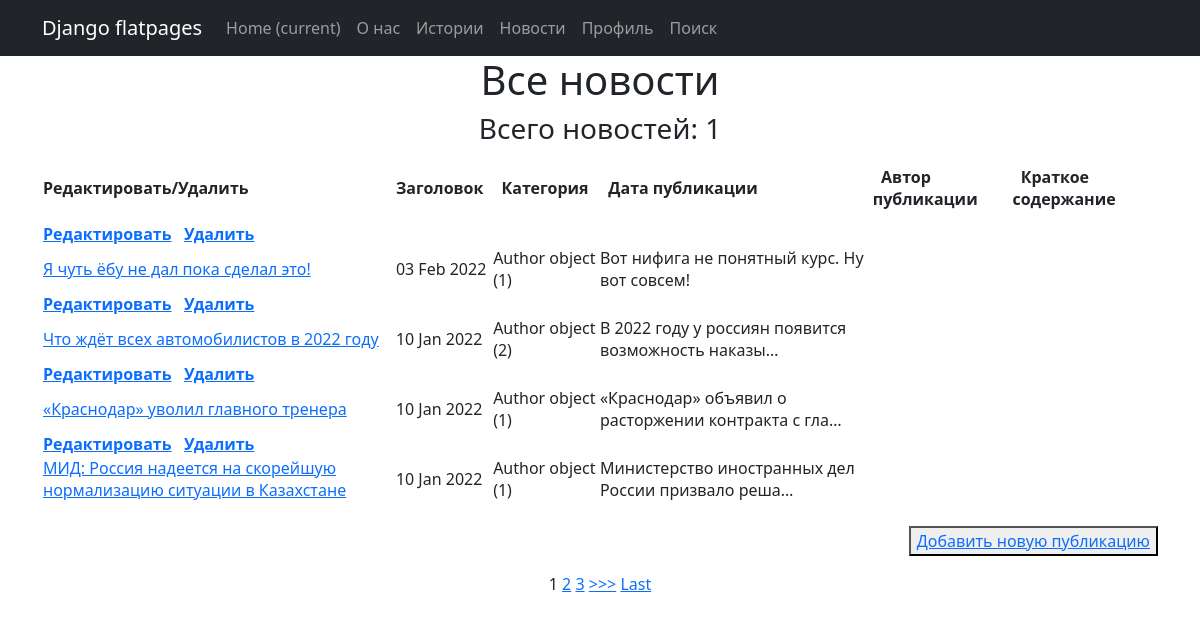
Page /post/ on the committed database.
### News/models.py (models this page shows, shortened)
class Post (models.Model):
    ARTICLE = 'AR'
    NEWS = 'NW'
    TYPES = [
        (ARTICLE, 'Статья'),
        (NEWS, 'новость'),
    ]
    ar_or_nw = models.CharField(max_length=2, choices=TYPES, default=NEWS)
    publish = models.DateTimeField(auto_now_add=True)
    title = models.CharField(max_length=255)
    body = models.TextField()
    rating_post = models.IntegerField(default=0)
    author = models.ForeignKey(Author, on_delete=models.CASCADE)
    category = models.ManyToManyField(Category, through='PostCategory')
    class Meta:
        verbose_name = 'Публикация'
        verbose_name_plural = 'Публикации'

class Author (models.Model):
    user = models.OneToOneField(User, on_delete=models.CASCADE)
    rating_author = models.IntegerField(default=0)
    class Meta:
        verbose_name = 'Автор'
        verbose_name_plural = 'Авторы'

### News/views.py (the view)
# urls.py: path('', PostList.as_view(), name='news'),
class PostList(ListView):
    model = Post
    template_name = 'news.html'
    context_object_name = 'news'
    paginate_by = 1
    queryset = Post.objects.order_by('-id')
    def get_context_data(self, **kwargs):
        context = super().get_context_data(**kwargs)
        context['time_now'] = datetime.utcnow()
        context['filter'] = PostFilter(self.request.GET, queryset=self.get_queryset())
        return context

### News/templatetags/custom_filters.py (called while the page is built)
@register.filter(name='censor')
def censor(text: str):
    words = text.split(' ')
    new_words = []
    for i, word in enumerate(words):
        match = re.match(f"^{'|'.join(STOP_LIST)}", word)
        if match is not None:
            new_words.append(''.join([random.choice(SYMBOLS)] * len(word)))
        else:
            new_words.append(word)
    return ' '.join(new_words)

### templates/news.html (shortened to what this page needs)
{% extends 'flatpages/default.html' %}
{% load custom_filters %}
{% block content %}
<h1>Все новости</h1>
<h3>Всего новостей: {{news|length}}</h3>
    {% if news %}
        <table>
            <tr>
                <td>
                  <b> Редактировать/Удалить &nbsp  </b>
              </td>
              <td>
                  <b> &nbsp Заголовок &nbsp </b>
              </td>
              <td>
                  <b> &nbsp Категория &nbsp </b>
              </td>
              <td>
                  <b> &nbsp Дата публикации &nbsp </b>
              </td>
              <td>
                  <b> &nbsp Автор публикации &nbsp </b>
              </td>
              <td>
                  <b> &nbsp Краткое содержание &nbsp </b>
              </td>
            </tr>
        {% for post in filter.qs %}
            <tr>
                <td>
                  <a href="{% url 'news_update' post.id %}"><b>Редактировать</b></a>  &nbsp
                  <a href="{% url 'news_delete' post.id %}"><b>Удалить</b></a>
              </td>
            </tr>
            <tr>
                <td>
                  <a href="{% url 'news_detail' post.id %}">{{ post.title|censor }}</a>
              </td>
              <td>
                  {{ post.publish|date:'d M Y'}}
              </td>
              <td>
                  {{ post.author }}
              </td>
              <td>
                  {{ post.body|truncatechars:50|censor }}
              </td>
            </tr>
        {% endfor %}
      </table>
      <br>
      <p align="right">
          <button><a href="{% url 'news_create' %}">Добавить новую публикацию</a></button> <br>
      </p>
      {% if is_paginated %}
          {% for num in page_obj.paginator.page_range %}
              {% if page_obj.number == num %}
                  <a>{{ num }}</a>
              {% elif num > page_obj.number|add:'-3' and num < page_obj.number|add:'3' %}
                  <a href="?page={{ num }}">{{ num }}</a>
              {% endif %}
          {% endfor %}
          {% if page_obj.has_next %}
              <a href="?page={{ page_obj.next_page_number }}">>>></a>
              <a href="?page={{ page_obj.paginator.num_pages }}">Last</a>
          {% endif %}
      {% endif %}
  {% else %}
      <h2>Публикаций нет!</h2>
  {% endif %}
{% endblock content %}

### rows in the picture
Post: title|censor "Я чуть ёбу не дал пока сделал это!", publish "03 Feb 2022", author "Author object (1)", body|censor "Вот нифига не понятный курс. Ну вот совсем!"
Post: title|censor "Что ждёт всех автомобилистов в 2022 году", publish "10 Jan 2022", author "Author object (2)", body|censor "В 2022 году у россиян появится возможность наказы…"
Post: title|censor "«Краснодар» уволил главного тренера", publish "10 Jan 2022", author "Author object (1)", body|censor "«Краснодар» объявил о расторжении контракта с гла…"
Post: title|censor "МИД: Россия надеется на скорейшую нормализацию ситуации в Казахстане", publish "10 Jan 2022", author "Author object (1)", body|censor "Министерство иностранных дел России призвало реша…"

### other values in the picture
{{ news|length }} "1"
{{ num }} "1"
{{ num }} "2" "3"
